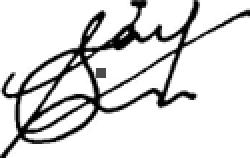
#> input picture Laboratories/Lab 03/signaturecentroid-50-36.png, 125 x 79 px (shown 2 times larger)
$ python task3_divide_segments.py
#> lines starting #> are read from the running program, lines starting #| are printed output that depends on the picture; after the words box and inside, x2 and y2 are one past the last pixel; in counts of white or black regions, pixels touching at a corner belong together
from PIL import Image, ImageDraw
import cv2 as cv

cx = 50;
cy = 36;

img = cv.imread("signaturecentroid-50-36.png",0)
#> img is the input picture: shape (79, 125); min 0, max 255, mean 218.2
height,width = img.shape
#> height = 79; width = 125
cv.rectangle(img,(0,0),(cx,cy),(0,0,0),1)
cv.rectangle(img,(cx,0), (width,cy),(0,0,0),1)
cv.rectangle(img, (0,cy), (cx,height-1),(0,0,0),1)
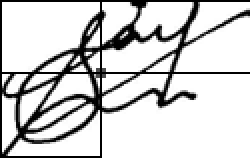
#> img: shape (79, 125) (shown 2 times larger); min 0, max 255, mean 207.8
cv.rectangle(img, (cx,cy), (width,height-1), (0,0,0),1)
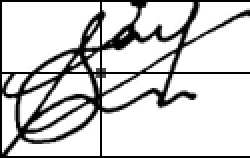
#> img: shape (79, 125) (shown 2 times larger); 0.75% of pixels changed, all inside (x1, y1, x2, y2) = (51, 78, 125, 79)
cv.imshow("Image", img)
cv.imwrite("four-segments-image.png",img);

$ run again, with Laboratories/Lab 03/BoundingBox.png copied over Laboratories/Lab 03/signaturecentroid-50-36.png
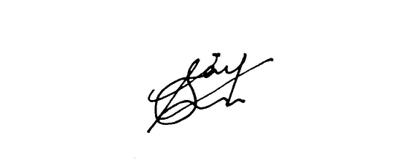
#> input picture Laboratories/Lab 03/BoundingBox.png, 404 x 165 px
#> img is the input picture: shape (165, 404); min 0, max 255, mean 249.6
#> `cv.rectangle(img, (cx,cy), (width,height-1), (0,0,0),1)`:
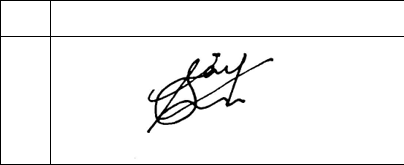
#> img: shape (165, 404); min 0, max 255, mean 243.7
